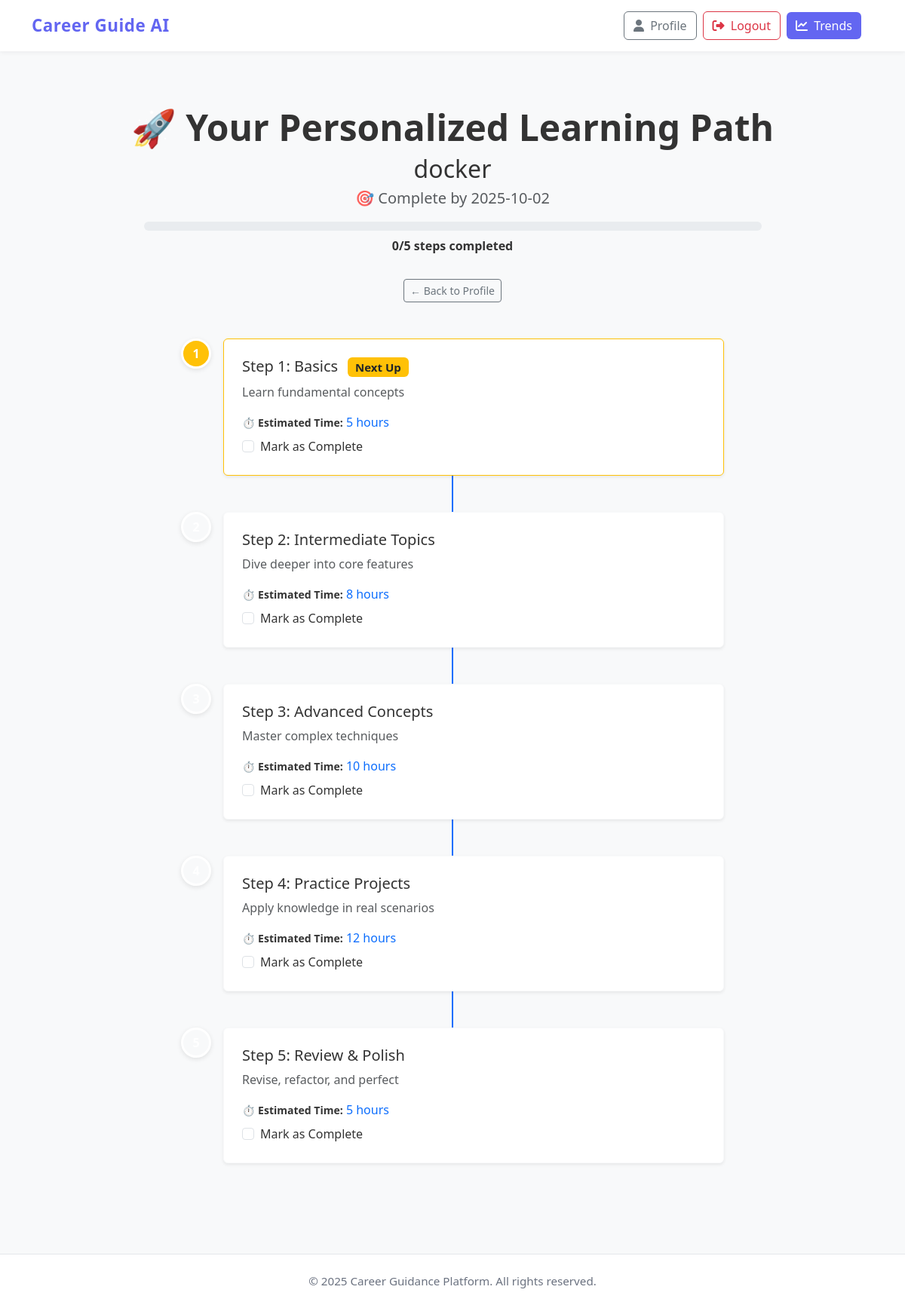
Screenshot of /learning_roadmap/2 (signed in) with the database file from the repository.
### tables this page shows
CREATE TABLE user_goals (
        id INTEGER PRIMARY KEY AUTOINCREMENT,
        user_id INTEGER NOT NULL,
        skill_name TEXT NOT NULL,
        target_date DATE,
        created_at DATETIME DEFAULT CURRENT_TIMESTAMP,
        status TEXT DEFAULT 'active',
        completed_at DATETIME
    );

CREATE TABLE user_roadmap_steps (
        id INTEGER PRIMARY KEY AUTOINCREMENT,
        goal_id INTEGER NOT NULL,
        step_title TEXT NOT NULL,
        description TEXT,
        estimated_hours INTEGER,
        order_index INTEGER,
        completed BOOLEAN DEFAULT 0,
        completed_at DATETIME,
        FOREIGN KEY(goal_id) REFERENCES user_goals(id) ON DELETE CASCADE
    );

### app.py (the view)
@app.route("/learning_roadmap/<int:goal_id>")
def learning_roadmap(goal_id):
    if "user_id" not in session:
        return redirect(url_for("login"))
    try:
        conn = sqlite3.connect(DB_PATH)
        c = conn.cursor()
        c.execute("""
            SELECT id, skill_name, target_date, status, created_at,
                   (SELECT COUNT(*) FROM user_roadmap_steps WHERE goal_id = user_goals.id) as total_steps,
                   (SELECT COUNT(*) FROM user_roadmap_steps WHERE goal_id = user_goals.id AND completed = 1) as completed_steps
            FROM user_goals
            WHERE id = ? AND user_id = ?
        """, (goal_id, session["user_id"]))
        goal_row = c.fetchone()
        if not goal_row:
            flash("Goal not found or access denied.", "error")
            return redirect(url_for("profile"))
        goal = {
            "id": goal_row[0],
            "skill_name": goal_row[1],
            "target_date": goal_row[2],
            "status": goal_row[3],
            "created_at": goal_row[4],
            "total_steps": goal_row[5],
            "completed_steps": goal_row[6],
            "progress_percent": int(goal_row[6] / goal_row[5] * 100) if goal_row[5] > 0 else 0,
            "pace": classify_learning_pace({
                "total_steps": goal_row[5],
                "completed_steps": goal_row[6],
                "created_at": goal_row[4],
                "target_date": goal_row[2]
            })
        }
        c.execute("""
            SELECT id, step_title, description, estimated_hours, completed
            FROM user_roadmap_steps
            WHERE goal_id = ?
            ORDER BY order_index
        """, (goal_id,))
        steps = []
        for row in c.fetchall():
            steps.append({
                "id": row[0],
                "step_title": row[1],
                "description": row[2],
                "estimated_hours": row[3],
                "completed": bool(row[4])
            })
        conn.close()
        return render_template("learning_roadmap.html", goal=goal, roadmap_steps=steps)
    except sqlite3.Error as e:
        print(f"Database error in learning_roadmap: {e}")
        flash("Error loading roadmap.", "error")
        return redirect(url_for("profile"))

### templates/learning_roadmap.html (shortened to what this page needs)
{% extends "layout.html" %}
{% block content %}
<div class="container py-5">
    <div class="text-center mb-5">
        <h1 class="display-5 fw-bold">🚀 Your Personalized Learning Path</h1>
        <h2 class="mb-1">{{ goal.skill_name }}</h2>
        <p class="lead text-muted">
            {% if goal.target_date %}🎯 Complete by {{ goal.target_date }}{% else %}📅 No deadline set{% endif %}
        </p>
        <div class="progress w-75 mx-auto mt-3" style="height: 12px; border-radius: 6px;">
        </div>
        <p class="mt-2"><strong>{{ goal.completed_steps }}/{{ goal.total_steps }} steps completed</strong></p>
        <a href="{{ url_for('profile') }}" class="btn btn-outline-secondary btn-sm mt-3">
            ← Back to Profile
        </a>
    </div>
    <div class="row justify-content-center">
        <div class="col-lg-8">
            <div class="position-relative">
                {% for step in roadmap_steps %}
                    {% set is_completed = step.completed %}
                    {% set is_current = not step.completed and loop.index0 == goal.completed_steps %}
                    {% set color_class = "bg-success" if is_completed else ("bg-warning" if is_current else "bg-light") %}
                    {% set icon = "✓" if is_completed else (loop.index if not is_completed else "") %}
                    <div class="d-flex mb-5 position-relative" style="z-index: 1;">
                        <div class="flex-shrink-0 me-3 d-flex align-items-center justify-content-center rounded-circle {{ color_class }} text-white" style="width: 40px; height: 40px; font-weight: bold; border: 3px solid white; box-shadow: 0 2px 6px rgba(0,0,0,0.1);">
                            {{ icon }}
                        </div>
                        <div class="flex-grow-1 bg-white p-4 rounded shadow-sm border {{ 'border-success' if is_completed else ('border-warning' if is_current else 'border-light') }}">
                            <h5 class="mb-2">
                                Step {{ loop.index }}: {{ step.step_title }}
                                {% if is_completed %}
                                    <span class="badge bg-success ms-2">Completed</span>
                                {% elif is_current %}
                                    <span class="badge bg-warning text-dark ms-2">Next Up</span>
                                {% endif %}
                            </h5>
                            <p class="text-muted mb-3">{{ step.description }}</p>
                            {% if step.estimated_hours %}
                                <p class="mb-2"><small class="fw-bold">⏱️ Estimated Time:</small> <span class="text-primary">{{ step.estimated_hours }} hours</span></p>
                            {% endif %}
                            <div class="form-check">
                                <input class="form-check-input step-checkbox" type="checkbox" data-step-id="{{ step.id }}" {% if step.completed %}checked{% endif %}>
                                <label class="form-check-label">
                                    {% if step.completed %}
                                        Completed ✓
                                    {% else %}
                                        Mark as Complete
                                    {% endif %}
                                </label>
                            </div>
                        </div>
                    </div>
                {% endfor %}
            </div>
        </div>
    </div>
</div>
{% endblock %}

### templates/layout.html (style rules this page uses)
body { font-family: 'Segoe UI', Tahoma, Geneva, Verdana, sans-serif; background-color: #f8f9fa; color: #333; }

### rows the page displays
user_goals: skill_name "docker", target_date "2025-10-02"
user_roadmap_steps: order_index "1", step_title "Basics", shows "Next Up", description "Learn fundamental concepts", estimated_hours "5", shows "Mark as Complete"
user_roadmap_steps: step_title "Intermediate Topics", description "Dive deeper into core features", estimated_hours "8", shows "Mark as Complete"
user_roadmap_steps: step_title "Advanced Concepts", description "Master complex techniques", estimated_hours "10", shows "Mark as Complete"
user_roadmap_steps: step_title "Practice Projects", description "Apply knowledge in real scenarios", estimated_hours "12", shows "Mark as Complete"
user_roadmap_steps: step_title "Review & Polish", description "Revise, refactor, and perfect", estimated_hours "5", shows "Mark as Complete"

### other values shown
{{ goal.completed_steps }} "0"
{{ goal.total_steps }} "5"
